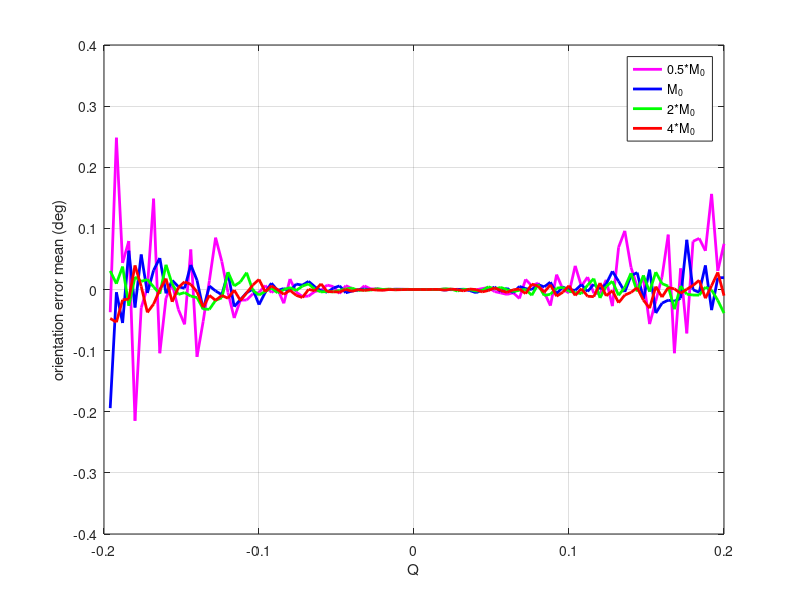
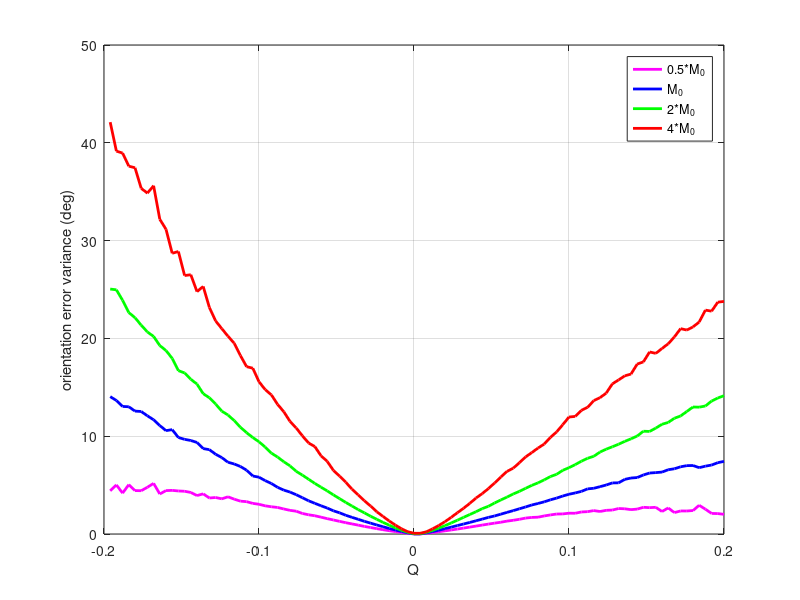
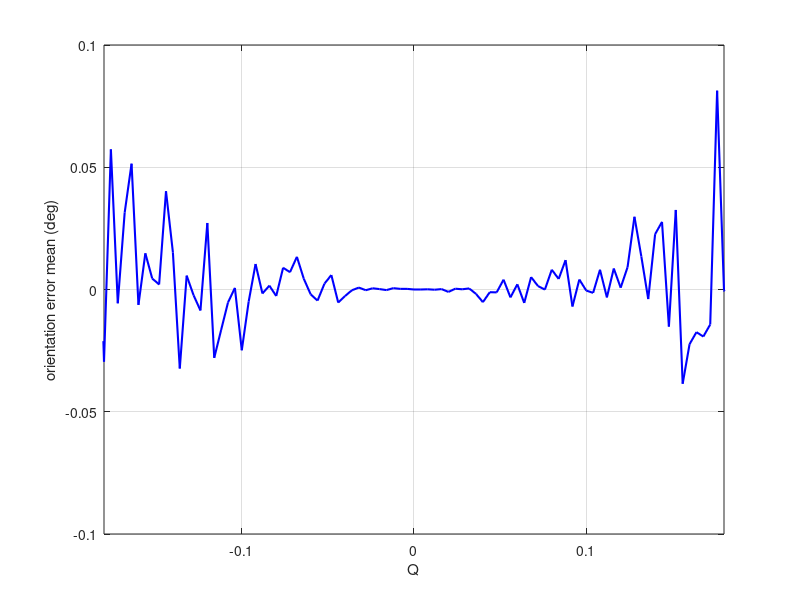
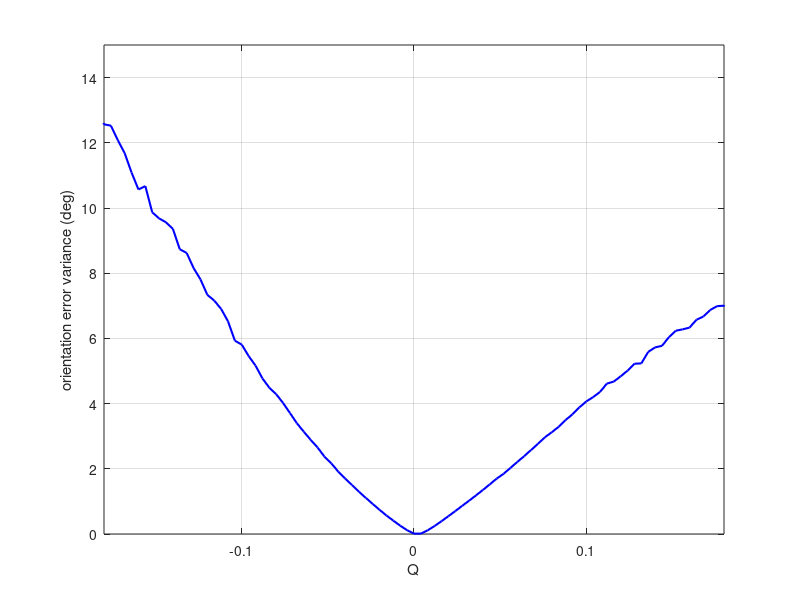

The MATLAB source for these figures, in order:
%% data plot
clear all ; close all ; clc;

%%
clear all ; close all ; clc;

vx = load('vx.txt');
ut_05 = load('ut_05.txt');
st_05 = load('st_05.txt');
ut_10 = load('ut_10.txt');
st_10 = load('st_10.txt');
ut_20 = load('ut_20.txt');
st_20 = load('st_20.txt');
ut_40 = load('ut_40.txt');
st_40 = load('st_40.txt');

figure;
plot(vx,ut_05,'LineWidth',2,'Color','m');
grid on;
xlabel('Q') ; ylabel('orientation error mean (deg)');
hold on;
plot(vx,ut_10,'LineWidth',2,'Color','b');
plot(vx,ut_20,'LineWidth',2,'Color','g');
plot(vx,ut_40,'LineWidth',2,'Color','r');
legend('0.5*M_{0}','M_{0}','2*M_{0}','4*M_{0}');

figure;
plot(vx,st_05,'LineWidth',2,'Color','m');
grid on;
xlabel('Q') ; ylabel('orientation error variance (deg)');
hold on;
plot(vx,st_10,'LineWidth',2,'Color','b');
plot(vx,st_20,'LineWidth',2,'Color','g');
plot(vx,st_40,'LineWidth',2,'Color','r');
legend('0.5*M_{0}','M_{0}','2*M_{0}','4*M_{0}');

%%
clear all ; close all ; clc;

vx = load('vx.txt');
ut_10 = load('ut_10.txt');
st_10 = load('st_10.txt');

figure;
plot(vx,ut_10,'LineWidth',1.5,'Color','b');
grid on;
xlabel('Q') ; ylabel('orientation error mean (deg)');
axis([-0.18 0.18 -0.1 0.1])

figure;
plot(vx,st_10,'LineWidth',1.5,'Color','b');
grid on;
xlabel('Q') ; ylabel('orientation error variance (deg)');
axis([-0.18 0.18 0 15])
